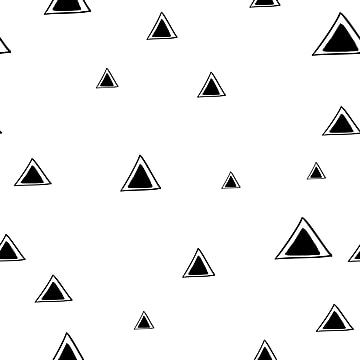
#> input picture SEM-1_AIML_Project/input_images/sampleimage1.png, 360 x 360 px; its folder holds only this picture in this run
$ python preprocessing.py
#> lines starting #> are read from the running program, lines starting #| are printed output that depends on the picture
import cv2
import numpy as np
import os


def preprocess_image(input_path, output_path, size=(28, 28)):
    # Read image in grayscale
#> called with input_path = 'input_images/sampleimage1.png', output_path = 'processed_images/sampleimage1.png', size = (28, 28)
    img = cv2.imread(input_path, cv2.IMREAD_GRAYSCALE)
#> img is the input picture: shape (360, 360); min 0, max 255, mean 242.7

    if img is None:
        print(f"Error loading image: {input_path}")
        return

    # Resize
    img_resized = cv2.resize(img, size)
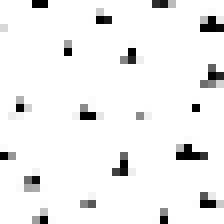
#> img_resized: shape (28, 28) (shown 8 times larger); min 0, max 255, mean 241

    # Normalize (0–255 → 0–1)
    img_normalized = img_resized / 255.0

    # Save normalized image (convert back to 0–255 for saving)
    img_to_save = (img_normalized * 255).astype(np.uint8)
    cv2.imwrite(output_path, img_to_save)

    print(f"Processed and saved: {output_path}")


def preprocess_folder(input_folder, output_folder, size=(28, 28)):
    if not os.path.exists(output_folder):
        os.makedirs(output_folder)

    for filename in os.listdir(input_folder):
        input_path = os.path.join(input_folder, filename)
        output_path = os.path.join(output_folder, filename)

        preprocess_image(input_path, output_path, size)


# Example usage
if __name__ == "__main__":
    input_folder = "input_images"
    output_folder = "processed_images"

    preprocess_folder(input_folder, output_folder)

$ run again, on SEM-1_AIML_Project/input_images/sampleimage2.png
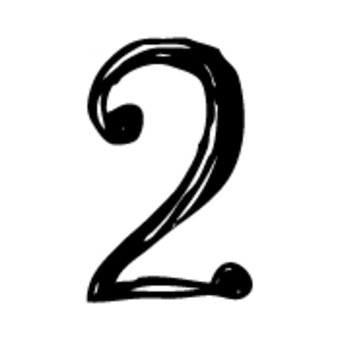
#> input picture SEM-1_AIML_Project/input_images/sampleimage2.png, 338 x 340 px
#> in preprocess_image, img is the input picture: shape (340, 338); min 0, max 255, mean 219.9
#> in preprocess_image, `img_resized = cv2.resize(img, size)`:
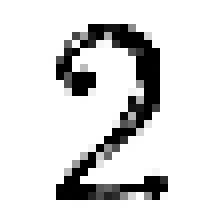
#> img_resized: shape (28, 28) (shown 8 times larger); min 0, max 255, mean 219.8
